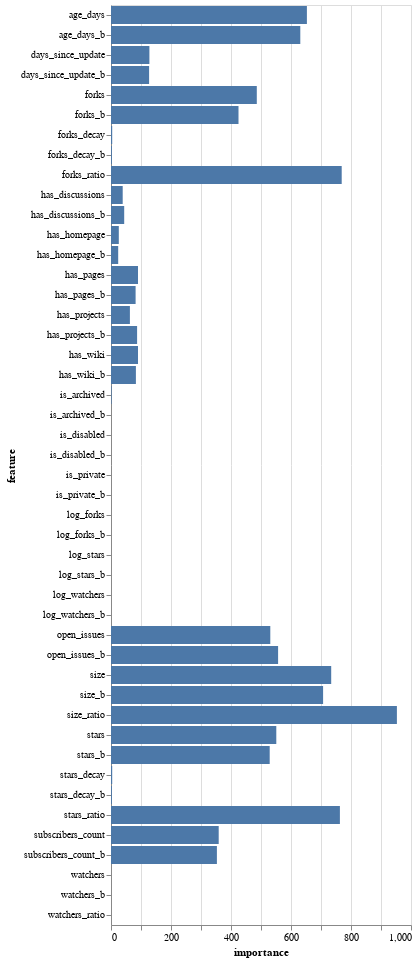

Write notebook code for a chart like this one.
### Code cell
importance = model.feature_importance()

feature_importance = pl.DataFrame({"feature": features, "importance": importance}).sort(
    "importance", descending=True
)

feature_importance.plot.bar(x="importance", y="feature")

### Figure 1 — Vega-Lite specification as saved in the notebook (floating-point values rounded to 4 significant figures)
{"config": {"view": {"continuousWidth": 300, "continuousHeight": 300}}, "data": {"name": "data-823a7d0937e3ac89646be47b858f245f"}, "mark": {"type": "bar", "tooltip": true}, "encoding": {"x": {"field": "importance", "type": "quantitative"}, "y": {"field": "feature", "type": "nominal"}}, "params": [{"name": "param_1", "select": {"type": "interval", "encodings": ["x", "y"]}, "bind": "scales"}], "$schema": "https://vega.github.io/schema/vega-lite/v5.20.1.json", "datasets": {"data-823a7d0937e3ac89646be47b858f245f": [{"feature": "size_ratio", "importance": 953}, {"feature": "forks_ratio", "importance": 769}, {"feature": "stars_ratio", "importance": 763}, {"feature": "size", "importance": 734}, {"feature": "size_b", "importance": 707}, {"feature": "age_days", "importance": 653}, {"feature": "age_days_b", "importance": 631}, {"feature": "open_issues_b", "importance": 557}, {"feature": "stars", "importance": 551}, {"feature": "open_issues", "importance": 531}, {"feature": "stars_b", "importance": 529}, {"feature": "forks", "importance": 486}, {"feature": "forks_b", "importance": 425}, {"feature": "subscribers_count", "importance": 359}, {"feature": "subscribers_count_b", "importance": 353}, {"feature": "days_since_update", "importance": 128}, {"feature": "days_since_update_b", "importance": 127}, {"feature": "has_pages", "importance": 90}, {"feature": "has_wiki", "importance": 90}, {"feature": "has_projects_b", "importance": 87}, {"feature": "has_wiki_b", "importance": 83}, {"feature": "has_pages_b", "importance": 82}, {"feature": "has_projects", "importance": 63}, {"feature": "has_discussions_b", "importance": 44}, {"feature": "has_discussions", "importance": 39}, {"feature": "has_homepage", "importance": 26}, {"feature": "has_homepage_b", "importance": 24}, {"feature": "stars_decay", "importance": 4}, {"feature": "forks_decay", "importance": 4}, {"feature": "stars_decay_b", "importance": 3}, {"feature": "forks_decay_b", "importance": 3}, {"feature": "is_archived", "importance": 2}, {"feature": "is_private", "importance": 0}, {"feature": "watchers", "importance": 0}, {"feature": "is_disabled", "importance": 0}, {"feature": "is_private_b", "importance": 0}, {"feature": "watchers_b", "importance": 0}, {"feature": "is_archived_b", "importance": 0}, {"feature": "is_disabled_b", "importance": 0}, {"feature": "watchers_ratio", "importance": 0}, {"feature": "log_stars", "importance": 0}, {"feature": "log_stars_b", "importance": 0}, {"feature": "log_watchers", "importance": 0}, {"feature": "log_watchers_b", "importance": 0}, {"feature": "log_forks", "importance": 0}, {"feature": "log_forks_b", "importance": 0}]}}
